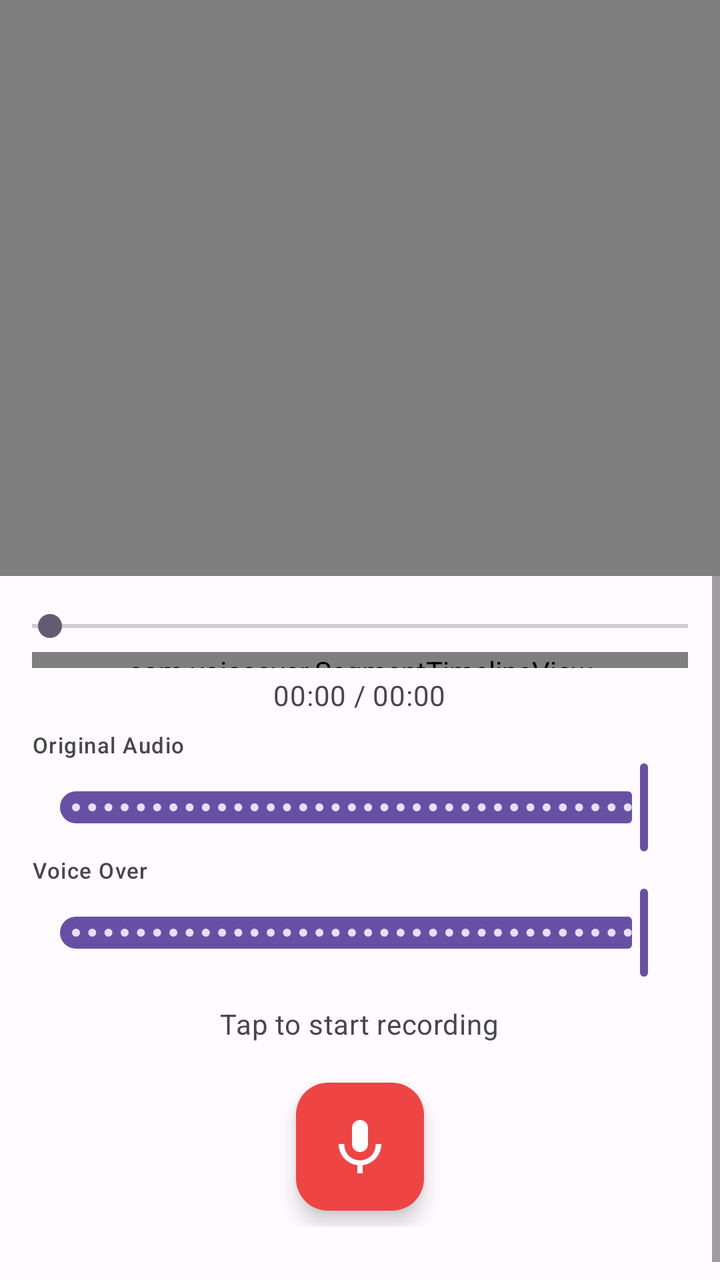
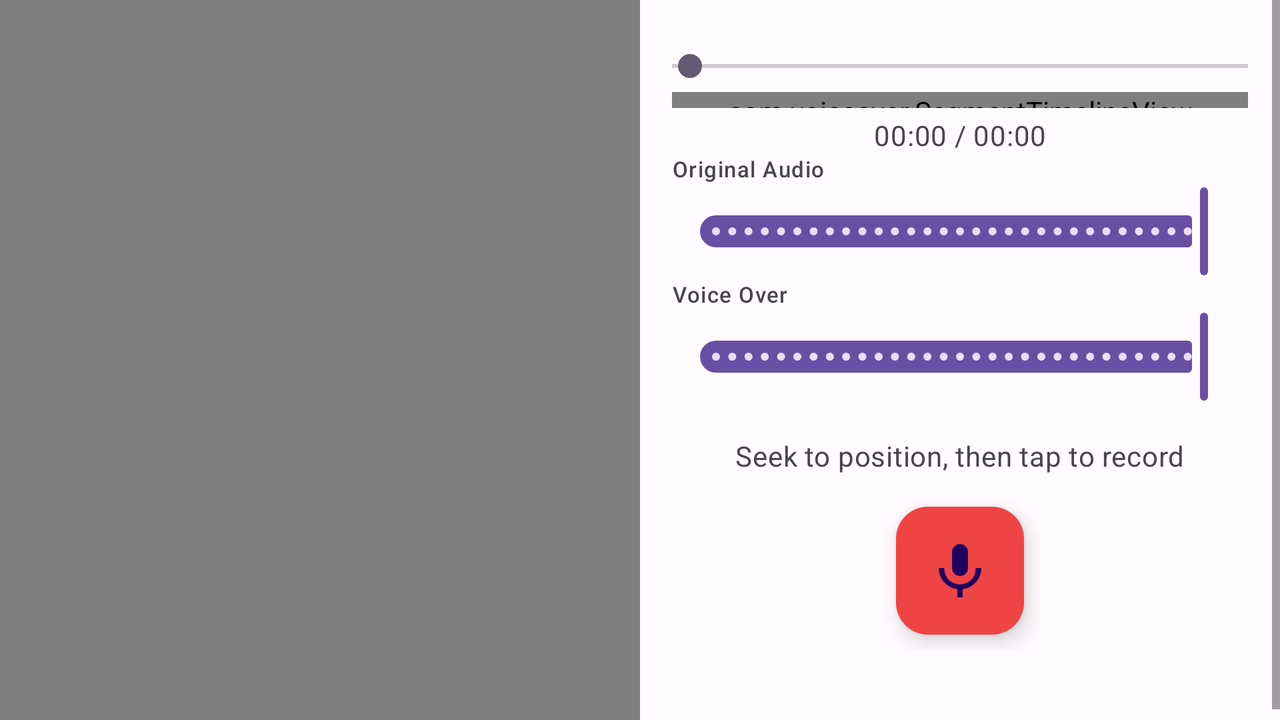

The same Android screen from two of the app's own layout files: first res/layout/ as a phone draws it, then the repository's variant for another configuration, drawn on a device whose configuration selects that folder. Both files follow.
<!-- AndroidManifest.xml: application theme Theme.VoiceOver -->
<!-- res/layout/activity_recording.xml -->
<?xml version="1.0" encoding="utf-8"?>
<androidx.constraintlayout.widget.ConstraintLayout
    xmlns:android="http://schemas.android.com/apk/res/android"
    xmlns:app="http://schemas.android.com/apk/res-auto"
    android:layout_width="match_parent"
    android:layout_height="match_parent"
    android:background="?android:attr/colorBackground">

    <FrameLayout
        android:id="@+id/videoContainer"
        android:layout_width="0dp"
        android:layout_height="0dp"
        android:background="@android:color/black"
        app:layout_constraintTop_toTopOf="parent"
        app:layout_constraintStart_toStartOf="parent"
        app:layout_constraintEnd_toEndOf="parent"
        app:layout_constraintBottom_toTopOf="@id/controlsScroll"
        app:layout_constraintHeight_default="percent"
        app:layout_constraintHeight_percent="0.45">

        <VideoView
            android:id="@+id/videoView"
            android:layout_width="wrap_content"
            android:layout_height="wrap_content"
            android:layout_gravity="center" />

        <ImageView
            android:id="@+id/playOverlay"
            android:layout_width="@dimen/play_overlay_size"
            android:layout_height="@dimen/play_overlay_size"
            android:layout_gravity="center"
            android:src="@drawable/ic_play"
            android:background="@drawable/circle_play_bg"
            android:padding="@dimen/play_overlay_padding"
            android:visibility="gone"
            android:contentDescription="@string/preview"
            app:tint="@android:color/white" />

        <ProgressBar
            android:id="@+id/loadingSpinner"
            android:layout_width="@dimen/loading_spinner_size"
            android:layout_height="@dimen/loading_spinner_size"
            android:layout_gravity="center"
            android:visibility="gone"
            android:indeterminate="true" />

    </FrameLayout>

    <ScrollView
        android:id="@+id/controlsScroll"
        android:layout_width="0dp"
        android:layout_height="0dp"
        app:layout_constraintTop_toBottomOf="@id/videoContainer"
        app:layout_constraintBottom_toBottomOf="parent"
        app:layout_constraintStart_toStartOf="parent"
        app:layout_constraintEnd_toEndOf="parent">

        <LinearLayout
            android:id="@+id/controlsContainer"
            android:layout_width="match_parent"
            android:layout_height="wrap_content"
            android:orientation="vertical"
            android:gravity="center_horizontal"
            android:padding="@dimen/controls_padding"
            android:background="?attr/colorSurface">

            
            <SeekBar
                android:id="@+id/seekBar"
                android:layout_width="match_parent"
                android:layout_height="wrap_content"
                android:paddingStart="0dp"
                android:paddingEnd="0dp"
                android:thumbOffset="0dp" />

            
            <com.voiceover.SegmentTimelineView
                android:id="@+id/segmentTimeline"
                android:layout_width="match_parent"
                android:layout_height="@dimen/timeline_height"
                android:layout_marginTop="4dp" />

            
            <TextView
                android:id="@+id/timeText"
                android:layout_width="wrap_content"
                android:layout_height="wrap_content"
                android:text="00:00 / 00:00"
                android:textAppearance="?attr/textAppearanceBodyMedium"
                android:textColor="?attr/colorOnSurfaceVariant"
                android:layout_marginTop="4dp" />

            
            <TextView
                android:id="@+id/segmentCountText"
                android:layout_width="wrap_content"
                android:layout_height="wrap_content"
                android:textAppearance="?attr/textAppearanceLabelMedium"
                android:textColor="?attr/colorOnSurfaceVariant"
                android:layout_marginTop="2dp"
                android:visibility="gone" />

            
            <LinearLayout
                android:id="@+id/volumeControls"
                android:layout_width="match_parent"
                android:layout_height="wrap_content"
                android:orientation="vertical"
                android:layout_marginTop="8dp">

                <TextView
                    android:layout_width="wrap_content"
                    android:layout_height="wrap_content"
                    android:text="@string/original_audio"
                    android:textAppearance="?attr/textAppearanceLabelSmall"
                    android:textColor="?attr/colorOnSurfaceVariant" />

                <com.google.android.material.slider.Slider
                    android:id="@+id/originalVolumeSlider"
                    android:layout_width="match_parent"
                    android:layout_height="wrap_content"
                    android:valueFrom="0"
                    android:valueTo="100"
                    android:value="100"
                    android:stepSize="1" />

                <TextView
                    android:layout_width="wrap_content"
                    android:layout_height="wrap_content"
                    android:text="@string/voice_over_audio"
                    android:textAppearance="?attr/textAppearanceLabelSmall"
                    android:textColor="?attr/colorOnSurfaceVariant" />

                <com.google.android.material.slider.Slider
                    android:id="@+id/voiceVolumeSlider"
                    android:layout_width="match_parent"
                    android:layout_height="wrap_content"
                    android:valueFrom="0"
                    android:valueTo="100"
                    android:value="100"
                    android:stepSize="1" />

            </LinearLayout>

            
            <TextView
                android:id="@+id/statusText"
                android:layout_width="wrap_content"
                android:layout_height="wrap_content"
                android:text="@string/start_recording"
                android:textAppearance="?attr/textAppearanceBodyMedium"
                android:textColor="?attr/colorOnSurfaceVariant"
                android:layout_marginTop="12dp"
                android:layout_marginBottom="12dp" />

            
            <FrameLayout
                android:layout_width="@dimen/record_pulse_size"
                android:layout_height="@dimen/record_pulse_size"
                android:layout_marginBottom="12dp"
                android:importantForAccessibility="no">

                <View
                    android:id="@+id/recordPulse"
                    android:layout_width="@dimen/record_pulse_size"
                    android:layout_height="@dimen/record_pulse_size"
                    android:background="@drawable/circle_pulse"
                    android:importantForAccessibility="no"
                    android:visibility="invisible" />

                <com.google.android.material.floatingactionbutton.FloatingActionButton
                    android:id="@+id/recordFab"
                    style="@style/Widget.Material3.FloatingActionButton.Primary"
                    android:layout_width="wrap_content"
                    android:layout_height="wrap_content"
                    android:layout_gravity="center"
                    android:contentDescription="@string/start_recording"
                    app:backgroundTint="@color/record_red"
                    app:fabCustomSize="@dimen/record_fab_size"
                    app:maxImageSize="@dimen/record_fab_icon_size"
                    app:tint="?attr/colorOnPrimary"
                    app:srcCompat="@drawable/ic_mic" />

            </FrameLayout>

            
            <LinearLayout
                android:layout_width="match_parent"
                android:layout_height="wrap_content"
                android:orientation="horizontal"
                android:gravity="center"
                android:layout_marginBottom="8dp">

                
                <com.google.android.material.button.MaterialButton
                    android:id="@+id/reRecordButton"
                    style="@style/Widget.Material3.Button.IconButton"
                    android:layout_width="@dimen/action_button_size"
                    android:layout_height="@dimen/action_button_size"
                    android:contentDescription="@string/re_record"
                    app:icon="@drawable/ic_restart"
                    app:iconTint="?attr/colorOnSurfaceVariant"
                    app:iconGravity="textStart"
                    app:iconPadding="0dp"
                    android:visibility="gone" />

                
                <com.google.android.material.floatingactionbutton.FloatingActionButton
                    android:id="@+id/saveButton"
                    style="@style/Widget.Material3.FloatingActionButton.Primary"
                    android:layout_width="wrap_content"
                    android:layout_height="wrap_content"
                    android:layout_marginStart="@dimen/action_button_spacing"
                    android:contentDescription="@string/save_video"
                    app:fabCustomSize="@dimen/save_fab_size"
                    app:maxImageSize="@dimen/save_fab_icon_size"
                    app:srcCompat="@drawable/ic_save"
                    android:visibility="gone" />

                
                <com.google.android.material.button.MaterialButton
                    android:id="@+id/stopButton"
                    style="@style/Widget.Material3.Button.OutlinedButton"
                    android:layout_width="wrap_content"
                    android:layout_height="wrap_content"
                    android:minHeight="@dimen/action_button_size"
                    android:text="@string/done"
                    android:visibility="gone" />

            </LinearLayout>

        </LinearLayout>

    </ScrollView>

</androidx.constraintlayout.widget.ConstraintLayout>
<!-- resources referenced by this layout -->
<resources>
  <color name="record_red">#FFEF4444</color>
  <dimen name="action_button_size">48dp</dimen>
  <dimen name="action_button_spacing">24dp</dimen>
  <dimen name="controls_padding">16dp</dimen>
  <dimen name="loading_spinner_size">48dp</dimen>
  <dimen name="play_overlay_padding">16dp</dimen>
  <dimen name="play_overlay_size">64dp</dimen>
  <dimen name="record_fab_icon_size">32dp</dimen>
  <dimen name="record_fab_size">64dp</dimen>
  <dimen name="record_pulse_size">80dp</dimen>
  <dimen name="save_fab_icon_size">24dp</dimen>
  <dimen name="save_fab_size">56dp</dimen>
  <dimen name="timeline_height">8dp</dimen>
  <!-- drawable circle_pulse (drawable) -->
  <?xml version="1.0" encoding="utf-8"?>
  <shape xmlns:android="http://schemas.android.com/apk/res/android"
      android:shape="oval">
      <solid android:color="@color/recording_pulse" />
  </shape>
  <!-- drawable ic_mic (drawable) -->
  <?xml version="1.0" encoding="utf-8"?>
  <vector xmlns:android="http://schemas.android.com/apk/res/android"
      android:width="24dp"
      android:height="24dp"
      android:viewportWidth="24"
      android:viewportHeight="24">
      <path
          android:fillColor="#FFFFFF"
          android:pathData="M12,14c1.66,0 3,-1.34 3,-3V5c0,-1.66 -1.34,-3 -3,-3S9,3.34 9,5v6C9,12.66 10.34,14 12,14zM17.91,11c0,3.75 -2.78,6.12 -5.91,6.12S6.09,14.75 6.09,11H4c0,4.08 3.05,7.44 7,7.93V22h2v-3.07c3.95,-0.49 7,-3.85 7,-7.93H17.91z" />
  </vector>
  <string name="done">Done</string>
  <string name="original_audio">Original Audio</string>
  <string name="preview">Preview</string>
  <string name="re_record">Re-record</string>
  <string name="save_video">Save Video</string>
  <string name="start_recording">Tap to start recording</string>
  <string name="voice_over_audio">Voice Over</string>
  <color name="recording_pulse">#33EF4444</color>
  <color name="md_theme_light_primary">#6750A4</color>
  <color name="md_theme_light_onPrimary">#FFFFFF</color>
  <color name="md_theme_light_primaryContainer">#EADDFF</color>
  <color name="md_theme_light_onPrimaryContainer">#21005D</color>
  <color name="md_theme_light_secondary">#625B71</color>
  <color name="md_theme_light_onSecondary">#FFFFFF</color>
  <color name="md_theme_light_secondaryContainer">#E8DEF8</color>
  <color name="md_theme_light_onSecondaryContainer">#1D192B</color>
  <color name="md_theme_light_tertiary">#7D5260</color>
  <color name="md_theme_light_onTertiary">#FFFFFF</color>
  <color name="md_theme_light_tertiaryContainer">#FFD8E4</color>
  <color name="md_theme_light_onTertiaryContainer">#31111D</color>
  <color name="md_theme_light_error">#B3261E</color>
  <color name="md_theme_light_onError">#FFFFFF</color>
  <color name="md_theme_light_errorContainer">#F9DEDC</color>
  <color name="md_theme_light_onErrorContainer">#410E0B</color>
  <color name="md_theme_light_background">#FFFBFE</color>
  <color name="md_theme_light_onBackground">#1C1B1F</color>
  <color name="md_theme_light_surface">#FFFBFE</color>
  <color name="md_theme_light_onSurface">#1C1B1F</color>
  <color name="md_theme_light_surfaceVariant">#E7E0EC</color>
  <color name="md_theme_light_onSurfaceVariant">#49454F</color>
  <color name="md_theme_light_outline">#79747E</color>
  <color name="md_theme_light_outlineVariant">#CAC4D0</color>
  <color name="md_theme_light_inverseSurface">#313033</color>
  <color name="md_theme_light_inverseOnSurface">#F4EFF4</color>
  <color name="md_theme_light_inversePrimary">#D0BCFF</color>
  <!-- some entries are left out for length -->
</resources>
<!-- res/layout-land/activity_recording.xml (the repository's variant of the layout above) -->
<!-- drawn on the phone turned sideways -->
<?xml version="1.0" encoding="utf-8"?>
<androidx.constraintlayout.widget.ConstraintLayout
    xmlns:android="http://schemas.android.com/apk/res/android"
    xmlns:app="http://schemas.android.com/apk/res-auto"
    android:layout_width="match_parent"
    android:layout_height="match_parent"
    android:background="?android:attr/colorBackground">

    
    <androidx.constraintlayout.widget.Guideline
        android:id="@+id/guideline_center"
        android:layout_width="wrap_content"
        android:layout_height="wrap_content"
        android:orientation="vertical"
        app:layout_constraintGuide_percent="0.5" />

    
    <FrameLayout
        android:id="@+id/videoContainer"
        android:layout_width="0dp"
        android:layout_height="0dp"
        android:background="@android:color/black"
        app:layout_constraintStart_toStartOf="parent"
        app:layout_constraintEnd_toStartOf="@id/guideline_center"
        app:layout_constraintTop_toTopOf="parent"
        app:layout_constraintBottom_toBottomOf="parent">

        <VideoView
            android:id="@+id/videoView"
            android:layout_width="wrap_content"
            android:layout_height="wrap_content"
            android:layout_gravity="center" />

        <ImageView
            android:id="@+id/playOverlay"
            android:layout_width="@dimen/play_overlay_size"
            android:layout_height="@dimen/play_overlay_size"
            android:layout_gravity="center"
            android:src="@drawable/ic_play"
            android:background="@drawable/circle_play_bg"
            android:padding="@dimen/play_overlay_padding"
            android:visibility="gone"
            android:contentDescription="@string/preview"
            app:tint="@android:color/white" />
        <ProgressBar
            android:id="@+id/loadingSpinner"
            android:layout_width="@dimen/loading_spinner_size"
            android:layout_height="@dimen/loading_spinner_size"
            android:layout_gravity="center"
            android:visibility="gone"
            android:indeterminate="true" />

    </FrameLayout>

    
    <ScrollView
        android:layout_width="0dp"
        android:layout_height="0dp"
        app:layout_constraintStart_toEndOf="@id/guideline_center"
        app:layout_constraintEnd_toEndOf="parent"
        app:layout_constraintTop_toTopOf="parent"
        app:layout_constraintBottom_toBottomOf="parent">

        <LinearLayout
            android:layout_width="match_parent"
            android:layout_height="wrap_content"
            android:orientation="vertical"
            android:padding="@dimen/controls_padding">

            
            <SeekBar
                android:id="@+id/seekBar"
                android:layout_width="match_parent"
                android:layout_height="wrap_content"
                android:layout_marginTop="8dp"
                android:paddingStart="0dp"
                android:paddingEnd="0dp"
                android:thumbOffset="0dp" />

            
            <com.voiceover.SegmentTimelineView
                android:id="@+id/segmentTimeline"
                android:layout_width="match_parent"
                android:layout_height="@dimen/timeline_height"
                android:layout_marginTop="4dp" />

            
            <TextView
                android:id="@+id/timeText"
                android:layout_width="match_parent"
                android:layout_height="wrap_content"
                android:textAppearance="?attr/textAppearanceBodyMedium"
                android:textColor="?attr/colorOnSurfaceVariant"
                android:gravity="center"
                android:text="00:00 / 00:00"
                android:layout_marginTop="4dp" />

            
            <TextView
                android:id="@+id/segmentCountText"
                android:layout_width="match_parent"
                android:layout_height="wrap_content"
                android:textAppearance="?attr/textAppearanceLabelMedium"
                android:textColor="?attr/colorOnSurfaceVariant"
                android:gravity="center"
                android:visibility="gone" />

            
            <LinearLayout
                android:id="@+id/volumeControls"
                android:layout_width="match_parent"
                android:layout_height="wrap_content"
                android:orientation="vertical">

                <TextView
                    android:layout_width="wrap_content"
                    android:layout_height="wrap_content"
                    android:text="@string/original_audio"
                    android:textAppearance="?attr/textAppearanceLabelSmall"
                    android:textColor="?attr/colorOnSurfaceVariant" />

                <com.google.android.material.slider.Slider
                    android:id="@+id/originalVolumeSlider"
                    android:layout_width="match_parent"
                    android:layout_height="wrap_content"
                    android:valueFrom="0"
                    android:valueTo="100"
                    android:value="100"
                    android:stepSize="1" />

                <TextView
                    android:layout_width="wrap_content"
                    android:layout_height="wrap_content"
                    android:text="@string/voice_over_audio"
                    android:textAppearance="?attr/textAppearanceLabelSmall"
                    android:textColor="?attr/colorOnSurfaceVariant" />

                <com.google.android.material.slider.Slider
                    android:id="@+id/voiceVolumeSlider"
                    android:layout_width="match_parent"
                    android:layout_height="wrap_content"
                    android:valueFrom="0"
                    android:valueTo="100"
                    android:value="100"
                    android:stepSize="1" />

            </LinearLayout>

            
            <LinearLayout
                android:id="@+id/controlsContainer"
                android:layout_width="match_parent"
                android:layout_height="wrap_content"
                android:orientation="vertical"
                android:gravity="center_horizontal"
                android:padding="@dimen/controls_padding"
                android:background="?attr/colorSurface">

                
                <TextView
                    android:id="@+id/statusText"
                    android:layout_width="wrap_content"
                    android:layout_height="wrap_content"
                    android:textAppearance="?attr/textAppearanceBodyMedium"
                    android:textColor="?attr/colorOnSurfaceVariant"
                    android:text="@string/tap_to_record" />

                
                <FrameLayout
                    android:layout_width="@dimen/record_pulse_size"
                    android:layout_height="@dimen/record_pulse_size"
                    android:layout_marginTop="8dp"
                    android:importantForAccessibility="no">

                    <View
                        android:id="@+id/recordPulse"
                        android:layout_width="@dimen/record_pulse_size"
                        android:layout_height="@dimen/record_pulse_size"
                        android:background="@drawable/circle_pulse"
                        android:importantForAccessibility="no"
                        android:visibility="invisible" />

                    <com.google.android.material.floatingactionbutton.FloatingActionButton
                        android:id="@+id/recordFab"
                        style="@style/Widget.Material3.FloatingActionButton.Primary"
                        android:layout_width="wrap_content"
                        android:layout_height="wrap_content"
                        android:layout_gravity="center"
                        android:contentDescription="@string/start_recording"
                        app:backgroundTint="@color/record_red"
                        app:fabCustomSize="@dimen/record_fab_size"
                        app:maxImageSize="@dimen/record_fab_icon_size"
                        app:srcCompat="@drawable/ic_mic" />

                </FrameLayout>

                
                <LinearLayout
                    android:layout_width="match_parent"
                    android:layout_height="wrap_content"
                    android:orientation="horizontal"
                    android:gravity="center"
                    android:layout_marginTop="8dp">

                    <com.google.android.material.button.MaterialButton
                        android:id="@+id/reRecordButton"
                        style="@style/Widget.Material3.Button.IconButton"
                        android:layout_width="@dimen/action_button_size"
                        android:layout_height="@dimen/action_button_size"
                        android:contentDescription="@string/re_record"
                        app:icon="@drawable/ic_restart"
                        app:iconTint="?attr/colorOnSurfaceVariant"
                        app:iconGravity="textStart"
                        app:iconPadding="0dp"
                        android:visibility="gone" />

                    <com.google.android.material.floatingactionbutton.FloatingActionButton
                        android:id="@+id/saveButton"
                        style="@style/Widget.Material3.FloatingActionButton.Primary"
                        android:layout_width="wrap_content"
                        android:layout_height="wrap_content"
                        android:layout_marginStart="@dimen/action_button_spacing"
                        android:contentDescription="@string/save_video"
                        app:fabCustomSize="@dimen/save_fab_size"
                        app:maxImageSize="@dimen/save_fab_icon_size"
                        app:srcCompat="@drawable/ic_save"
                        android:visibility="gone" />

                    <com.google.android.material.button.MaterialButton
                        android:id="@+id/stopButton"
                        style="@style/Widget.Material3.Button.OutlinedButton"
                        android:layout_width="wrap_content"
                        android:layout_height="wrap_content"
                        android:minHeight="@dimen/action_button_size"
                        android:text="@string/done"
                        android:visibility="gone" />
                </LinearLayout>
            </LinearLayout>
        </LinearLayout>
    </ScrollView>
</androidx.constraintlayout.widget.ConstraintLayout>
<!-- resources referenced by the variant -->
<!-- as the phone turned sideways resolves them -->
<resources>
  <color name="record_red">#FFEF4444</color>
  <dimen name="action_button_size">48dp</dimen>
  <dimen name="action_button_spacing">24dp</dimen>
  <dimen name="controls_padding">16dp</dimen>
  <dimen name="loading_spinner_size">48dp</dimen>
  <dimen name="play_overlay_padding">16dp</dimen>
  <dimen name="play_overlay_size">64dp</dimen>
  <dimen name="record_fab_icon_size">32dp</dimen>
  <dimen name="record_fab_size">64dp</dimen>
  <dimen name="record_pulse_size">80dp</dimen>
  <dimen name="save_fab_icon_size">24dp</dimen>
  <dimen name="save_fab_size">56dp</dimen>
  <dimen name="timeline_height">8dp</dimen>
  <!-- drawable circle_pulse (drawable) -->
  <?xml version="1.0" encoding="utf-8"?>
  <shape xmlns:android="http://schemas.android.com/apk/res/android"
      android:shape="oval">
      <solid android:color="@color/recording_pulse" />
  </shape>
  <!-- drawable ic_mic (drawable) -->
  <?xml version="1.0" encoding="utf-8"?>
  <vector xmlns:android="http://schemas.android.com/apk/res/android"
      android:width="24dp"
      android:height="24dp"
      android:viewportWidth="24"
      android:viewportHeight="24">
      <path
          android:fillColor="#FFFFFF"
          android:pathData="M12,14c1.66,0 3,-1.34 3,-3V5c0,-1.66 -1.34,-3 -3,-3S9,3.34 9,5v6C9,12.66 10.34,14 12,14zM17.91,11c0,3.75 -2.78,6.12 -5.91,6.12S6.09,14.75 6.09,11H4c0,4.08 3.05,7.44 7,7.93V22h2v-3.07c3.95,-0.49 7,-3.85 7,-7.93H17.91z" />
  </vector>
  <string name="done">Done</string>
  <string name="original_audio">Original Audio</string>
  <string name="preview">Preview</string>
  <string name="re_record">Re-record</string>
  <string name="save_video">Save Video</string>
  <string name="start_recording">Tap to start recording</string>
  <string name="tap_to_record">Seek to position, then tap to record</string>
  <string name="voice_over_audio">Voice Over</string>
  <color name="recording_pulse">#33EF4444</color>
  <color name="md_theme_light_primary">#6750A4</color>
  <color name="md_theme_light_onPrimary">#FFFFFF</color>
  <color name="md_theme_light_primaryContainer">#EADDFF</color>
  <color name="md_theme_light_onPrimaryContainer">#21005D</color>
  <color name="md_theme_light_secondary">#625B71</color>
  <color name="md_theme_light_onSecondary">#FFFFFF</color>
  <color name="md_theme_light_secondaryContainer">#E8DEF8</color>
  <color name="md_theme_light_onSecondaryContainer">#1D192B</color>
  <color name="md_theme_light_tertiary">#7D5260</color>
  <color name="md_theme_light_onTertiary">#FFFFFF</color>
  <color name="md_theme_light_tertiaryContainer">#FFD8E4</color>
  <color name="md_theme_light_onTertiaryContainer">#31111D</color>
  <color name="md_theme_light_error">#B3261E</color>
  <color name="md_theme_light_onError">#FFFFFF</color>
  <color name="md_theme_light_errorContainer">#F9DEDC</color>
  <color name="md_theme_light_onErrorContainer">#410E0B</color>
  <color name="md_theme_light_background">#FFFBFE</color>
  <color name="md_theme_light_onBackground">#1C1B1F</color>
  <color name="md_theme_light_surface">#FFFBFE</color>
  <color name="md_theme_light_onSurface">#1C1B1F</color>
  <color name="md_theme_light_surfaceVariant">#E7E0EC</color>
  <color name="md_theme_light_onSurfaceVariant">#49454F</color>
  <color name="md_theme_light_outline">#79747E</color>
  <color name="md_theme_light_outlineVariant">#CAC4D0</color>
  <color name="md_theme_light_inverseSurface">#313033</color>
  <color name="md_theme_light_inverseOnSurface">#F4EFF4</color>
  <color name="md_theme_light_inversePrimary">#D0BCFF</color>
  <!-- some entries are left out for length -->
</resources>
